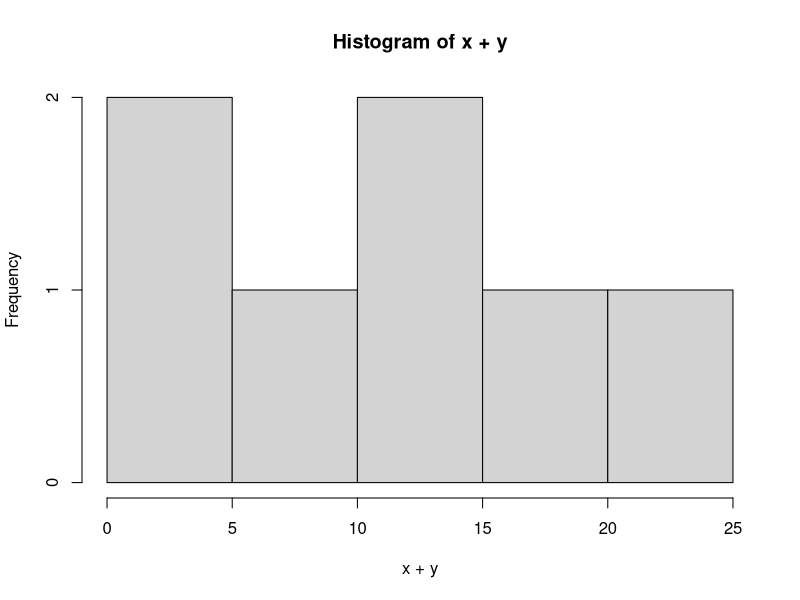
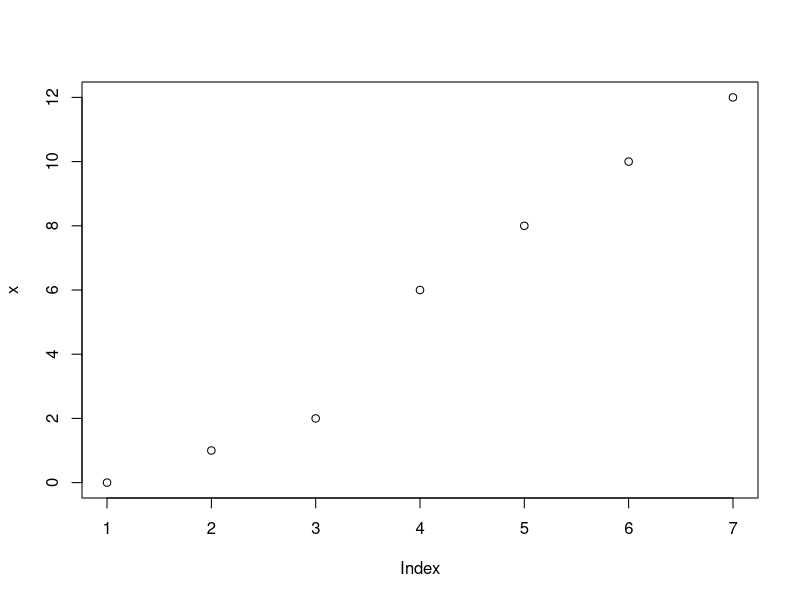

Reproduce these figures in R, in order.
## ---- chunk 1
knitr::opts_chunk$set(message=FALSE,warning=FALSE, cache=TRUE)
## ---- chunk 2
help(lm)

## ---- chunk 3
Ob <- 1
ls(pattern = "O")
ls(pattern= "O", all.names = TRUE)   
myfunc <- function() {ls()}
myfunc()
myfunc <- function() {y <- 1; ls()}
myfunc()               

## ---- chunk 4
dir(path = ".")
## ---- chunk 5
#list.files()


## ---- chunk 6
#save("1 2 3 4 2 42 13", list = character())
#file = stop ("'file' specified")

#ascii = FALSE version = NULL, envir = parent.frame(),
  #   compress = isTRUE(!ascii), compression_level,
    # eval.promises = TRUE, precheck = TRUE)

#save.image(file = ".RData", version = NULL, ascii #= FALSE,
 #          compress = !ascii, safe = TRUE)

## ---- chunk 7
#load(file, envir = parent.frame(), verbose = FALSE)#
## ---- chunk 8
Count1 <-c(1,3,9,-22,22,6,7,10,15,4,25)
length(Count1)
## ---- chunk 9
Numbers_List <-seq(1:100)

for (i in 1:length(Numbers_List)){
  print(Numbers_List[[i]])
}
## ---- chunk 10
Numbers_List <-rep(1:10,4)
print(Numbers_List)

## ---- chunk 11
V<-LETTERS[1:3]
test<-sample(V,20,replace = TRUE)
(a <- data.frame(x = 1, y = 1:20, test = test))
data.frame(1, 1:30, sample(V, 10, replace = TRUE))

is.data.frame(a)

## ---- chunk 12

## ---- chunk 13
M <- matrix(c(3:14), nrow = 4, byrow = TRUE)
print(M)

## ---- chunk 14

factor(34455342)
## ---- chunk 15
x1 <- c(7, 4, 4, 9)                  
x2 <- c(5, 2, 8, 9)                 
x3 <- c(1, 2, 3, 4)                  
data_1 <- data.frame(x1, x2, x3)
vector_1 <- c(9, 8, 7) 
rbind(data_1, vector_1)
## ---- chunk 16
df1 = data.frame(name = c("Norlander","Annalouise","Marsha","Angelina"), Graduated_projected = c(2020,2020,2020,2020))
df2 = data.frame(Birth_place = c("Trinidad","U.S.A","Haiti","London"), Birth_year = c(1990,1992,1995,1993))

cbinded_df<-cbind(df1,df2)
cbinded_df

## ---- chunk 17

## ---- chunk 18

## ---- chunk 19

## ---- chunk 20

## ---- chunk 21

## ---- chunk 22

## ---- chunk 23

## ---- chunk 24

## ---- chunk 25

## ---- chunk 26

## ---- chunk 27

## ---- chunk 28

## ---- chunk 29

## ---- chunk 30

## ---- chunk 31

## ---- chunk 32

## ---- chunk 33

## ---- chunk 34

## ---- chunk 35

## ---- chunk 36

## ---- chunk 37
df2 <- as.data.frame(matrix(1:10,3,4,7),1:5)
print(df2)
## ---- chunk 38
df1 <- as.numeric(matrix(1:10,3,4,7),1:5)
print(df1)
## ---- chunk 39

as.logical(0:5,1,2,8)
## ---- chunk 40
x = as.character(3.14)

print((x))


## ---- chunk 41
x<-c(1,5,6,7,9,NA)
is.na(x)
## ---- chunk 42
x<-c(1,4,5,6,9,5,3,5,6,0)
x > 5
is.null(x)



## ---- chunk 43
Count1 <-c(1,3,9,-22,22,6,7,10,15,4,25)

length(Count1)
## ---- chunk 44

n<- matrix(1:12 )
nrow(n)

## ---- chunk 45
n<- matrix(1:12,5 )
ncol(n)
## ---- chunk 46
x<-c(1,3, 5, 7, 8, 10)
class(x)

a<-c('Norlander, Annalouise, Ana, Marsha')
class(a)

## ---- chunk 47

attributes(10)
## ---- chunk 48
Y<-c(1,3,9,-22,22,6,7,10,15,4,25,22,56,7,22,22)
table(Y)
C=table(Y)

names(which.max(C))

## ---- chunk 49
Y<-c(1,3,9,-22,22,6,7,10,15,4,25,22,56,7,22,22)
table(Y)
C=table(Y)

names(which.min(C))
## ---- chunk 50
Y<-c(1,3,9,-22,22,6,7,10,15,4,25,22,56,7,22,22)
sort(Y)
## ---- chunk 51
Y<-c(1:3, 32:23, 8 - 0:5)
unique(Y)
## ---- chunk 52
Y<-c(1,3,9,-22,22,6,7,10,15,4,25,22,56,7,22,22)
table(Y)

## ---- chunk 53
Numbers_List <-c(1,10,12,13,15,20,16,3,5,6,79,10)
max(Numbers_List)
## ---- chunk 54
Numbers_List <-c(1,10,12,13,15,20,16,3,5,6,79,10)
min(Numbers_List)

## ---- chunk 55
Numbers_List <-c(1,10,12,13,15,20,16,3,5,6,79,10)
range(Numbers_List)
## ---- chunk 56
Numbers_List <-seq(1:100)
sum(Numbers_List)
## ---- chunk 57
Numbers_List <-c(1,10,15,20)
mean(Numbers_List)
## ---- chunk 58
Numbers_List <-c(1, 10 ,15 , 20)
median(Numbers_List)
## ---- chunk 59
Numbers_List <-c(1,10,12,13,15,20,16,3,5,6,79,10)
var(Numbers_List)
## ---- chunk 60
Numbers_List <-c(1,10,12,13,15,20,16,3,5,6,79,10)
sd(Numbers_List)
## ---- chunk 61
x = 12.6
round(x)
## ---- chunk 62
x <- c(-2,4,0,45,9,-4)
abs(x)


## ---- chunk 63
df2 <-matrix(1:10,3,4,7)
diag(df2)
diag(4, 6, 2, names = TRUE)
## ---- chunk 64
df2 <-matrix(1:10,3,4,7)
print(df2)
rowSums(df2)



## ---- chunk 65
df2 <-matrix(1:10,3,4,7)
print(df2)
colSums(df2)
## ---- chunk 66
df2 <-matrix(1:10,3,4,7)
print(df2)
rowMeans(df2)
## ---- chunk 67
df2 <-matrix(1:10,3,4,7)
print(df2)
colMeans(df2)
## ---- chunk 68

## ---- chunk 69

## ---- chunk 70

## ---- chunk 71

## ---- chunk 72

## ---- chunk 73

## ---- chunk 74
x<-c(0, 1, 2, 6, 8, 10, 12)
y<-c(0, 4, 6, 6,7,10, 11)
hist(x+y)
## ---- chunk 75

x<-c(0, 1, 2, 6, 8, 10, 12)
y<-c(0, 4, 6, 6,7,10, 11)
plot(x)
## ---- chunk 76
rnorm(10, mean=3, sd= 1)
## ---- chunk 77
x<-c (1, 3, 5, 7,8)
y<-c(x+2)
print(y)
 
runif(x, min = 5 , max = 8)
## ---- chunk 78
x_mean <-c(1,3,9,-22,22,6,7,10,15,4,25)
my_fun <-function(x_mean){ sum(x_mean)/length(x_mean)} 
print(my_fun(x_mean))
## ---- chunk 79
X<-c(1,2,3,4,5,6,7,8,9,10)
x*2
for(i in 1:10) {
print(paste(X,'x', i, '=', X*i))
}
## ---- chunk 80
for (a in 1:100) {
 if (a %% 3 == 0) {print("Fizz")}
 else if (a %% 5 == 0) {print("Buzz")}
 else print(a)
}

## ---- chunk 81
for (a in 1:100) {
 if (a %% 3 == 0) {print("Fizz")}
 else if (a %% 5 == 0) {print("Buzz")}
 else print(a)
  
  return
  
}
